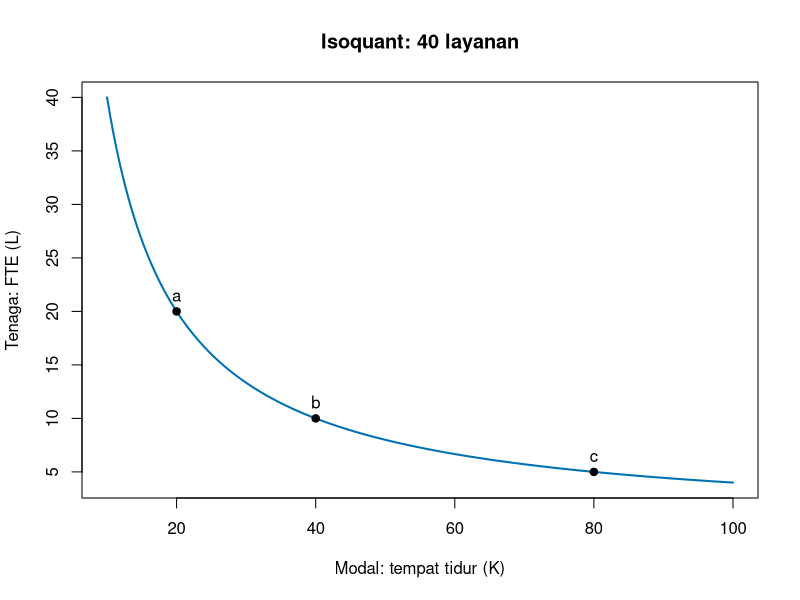
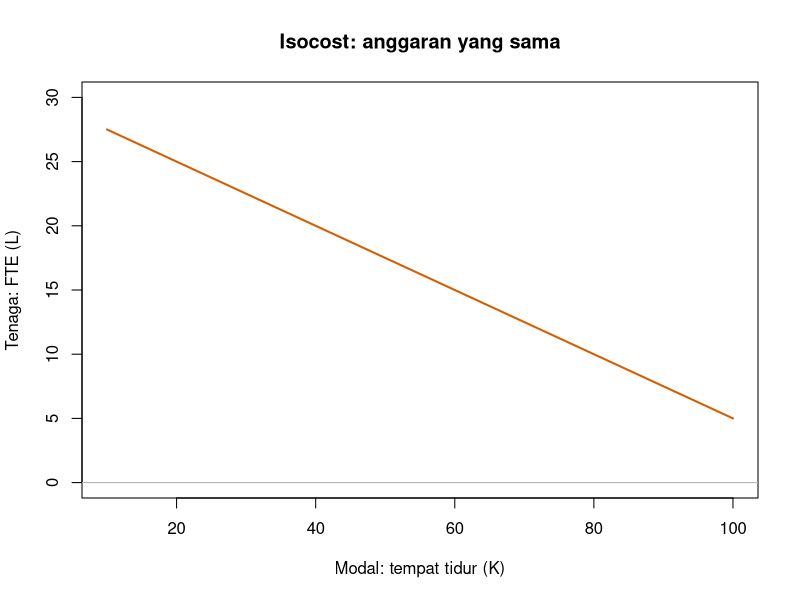
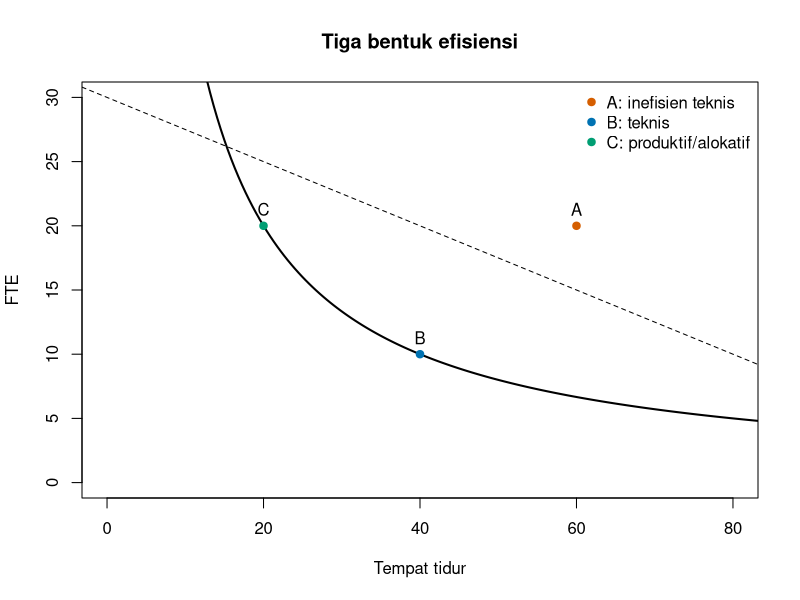

The R script that drew these images, in order: (Note: this script raises an error after producing the figures.)
## ---- chunk 1
# Data buatan dan kurva isoquant q = 40.
K <- seq(10, 100, length.out = 200)        # modal: tempat tidur
L_iso <- 400 / K                            # tenaga yang diperlukan saat q = 40
plot(K, L_iso, type = "l", lwd = 2, col = "#0072B2",
     xlab = "Modal: tempat tidur (K)", ylab = "Tenaga: FTE (L)",
     main = "Isoquant: 40 layanan")
points(c(20, 40, 80), c(20, 10, 5), pch = 19)
text(c(20, 40, 80), c(20, 10, 5), labels = c("a", "b", "c"), pos = 3)

# Garis isocost: anggaran 240, biaya FTE = 8 dan tempat tidur = 2.
plot(K, (240 - 2 * K) / 8, type = "l", ylim = c(0, 30), lwd = 2,
     col = "#D55E00", xlab = "Modal: tempat tidur (K)",
     ylab = "Tenaga: FTE (L)", main = "Isocost: anggaran yang sama")
abline(h = 0, v = 0, col = "grey70")
## ---- chunk 2
# Tiga rumah sakit buatan untuk satu output q = 40.
rs <- data.frame(rs = c("A", "B", "C"), beds = c(60, 40, 20),
                 fte = c(20, 10, 20))
# Skor input-oriented sederhana: kebutuhan tenaga pada isoquant / tenaga aktual.
rs$fte_minimum <- 400 / rs$beds
rs$efisiensi_teknis <- rs$fte_minimum / rs$fte
rs$biaya <- 2 * rs$beds + 8 * rs$fte
rs

plot(K, L_iso, type = "l", lwd = 2, xlim = c(0, 80), ylim = c(0, 30),
     xlab = "Tempat tidur", ylab = "FTE", main = "Tiga bentuk efisiensi")
points(rs$beds, rs$fte, pch = 19, col = c("#D55E00", "#0072B2", "#009E73"))
text(rs$beds, rs$fte, labels = rs$rs, pos = 3)
abline(a = 30, b = -2/8, lty = 2)           # isocost melalui C
legend("topright", legend = c("A: inefisien teknis", "B: teknis", "C: produktif/alokatif"),
       pch = 19, col = c("#D55E00", "#0072B2", "#009E73"), bty = "n")
## ---- chunk 3
A <- subset(rs, rs$rs == "A")
A$fte_target <- A$fte * A$efisiensi_teknis
A$fte_dapat_dialihkan <- A$fte - A$fte_target
A[c("rs", "fte", "fte_target", "fte_dapat_dialihkan", "efisiensi_teknis")]
